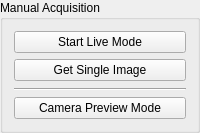
             <widget class="QGroupBox" name="groupBox_17">
              <property name="sizePolicy">
               <sizepolicy hsizetype="Preferred" vsizetype="Fixed">
                <horstretch>0</horstretch>
                <verstretch>0</verstretch>
               </sizepolicy>
              </property>
              <property name="minimumSize">
               <size>
                <width>0</width>
                <height>126</height>
               </size>
              </property>
              <property name="title">
               <string>Manual Acquisition</string>
              </property>
              <layout class="QVBoxLayout" name="verticalLayout_53">
               <item>
                <layout class="QVBoxLayout" name="verticalLayout_15">
                 <item>
                  <widget class="QPushButton" name="pushButton_acqStartLiveMode">
                   <property name="sizePolicy">
                    <sizepolicy hsizetype="Preferred" vsizetype="Fixed">
                     <horstretch>0</horstretch>
                     <verstretch>0</verstretch>
                    </sizepolicy>
                   </property>
                   <property name="toolTip">
                    <string>Start live mode</string>
                   </property>
                   <property name="text">
                    <string>Start Live Mode</string>
                   </property>
                   <property name="shortcut">
                    <string>Ctrl+L</string>
                   </property>
                  </widget>
                 </item>
                 <item>
                  <widget class="QPushButton" name="pushButton_acqGetSingleImage">
                   <property name="sizePolicy">
                    <sizepolicy hsizetype="Minimum" vsizetype="Fixed">
                     <horstretch>0</horstretch>
                     <verstretch>0</verstretch>
                    </sizepolicy>
                   </property>
                   <property name="toolTip">
                    <string>Start single image acquisition</string>
                   </property>
                   <property name="text">
                    <string>Get Single Image</string>
                   </property>
                   <property name="shortcut">
                    <string>Ctrl+I</string>
                   </property>
                  </widget>
                 </item>
                 <item>
                  <spacer name="verticalSpacer_13">
                   <property name="orientation">
                    <enum>Qt::Vertical</enum>
                   </property>
                   <property name="sizeType">
                    <enum>QSizePolicy::Expanding</enum>
                   </property>
                   <property name="sizeHint" stdset="0">
                    <size>
                     <width>20</width>
                     <height>1</height>
                    </size>
                   </property>
                  </spacer>
                 </item>
                 <item>
                  <widget class="Line" name="line_7">
                   <property name="orientation">
                    <enum>Qt::Horizontal</enum>
                   </property>
                  </widget>
                 </item>
                 <item>
                  <widget class="QPushButton" name="pushButton_acqStartPreviewMode">
                   <property name="sizePolicy">
                    <sizepolicy hsizetype="Preferred" vsizetype="Fixed">
                     <horstretch>0</horstretch>
                     <verstretch>0</verstretch>
                    </sizepolicy>
                   </property>
                   <property name="toolTip">
                    <string>Start preview mode</string>
                   </property>
                   <property name="text">
                    <string>Camera Preview Mode</string>
                   </property>
                   <property name="shortcut">
                    <string>Ctrl+P</string>
                   </property>
                  </widget>
                 </item>
                </layout>
               </item>
              </layout>
             </widget>
